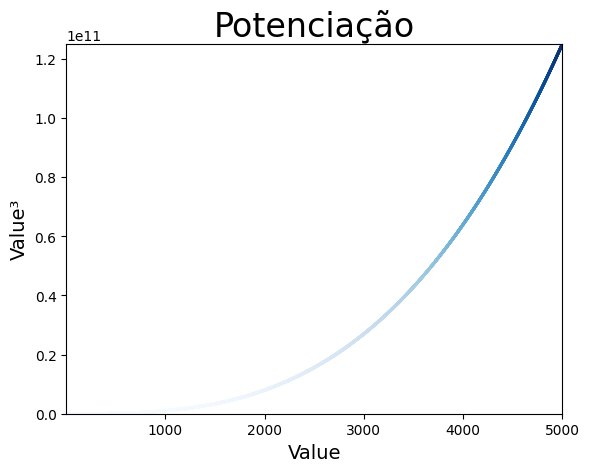

Python code for this plot:
#   Cubos coloridos: Aplique um colormap em seu gráfico de cubos.
import  matplotlib.pyplot as plt

x_value = list(range(1, 5001))
y_value = [x**3 for x in x_value]

#Plota e personaliza os valores de x e y
plt.scatter(x_value, y_value, edgecolors='None', c=y_value, cmap=plt.cm.Blues, s=5)

#Define e personaliza titulo e eixos
plt.title('Potenciação', fontsize=24)
plt.xlabel('Value', fontsize=14)
plt.ylabel('Value³', fontsize=14)

#Personaliza dados dos eixos
plt.tick_params(axis='both', labelsize=10)

#Define valores mínimo e máximo dos eixos
plt.axis([1, 5000, 1, 125000000001])

plt.savefig('exercicio_15.2.png', bbox_inches='tight')